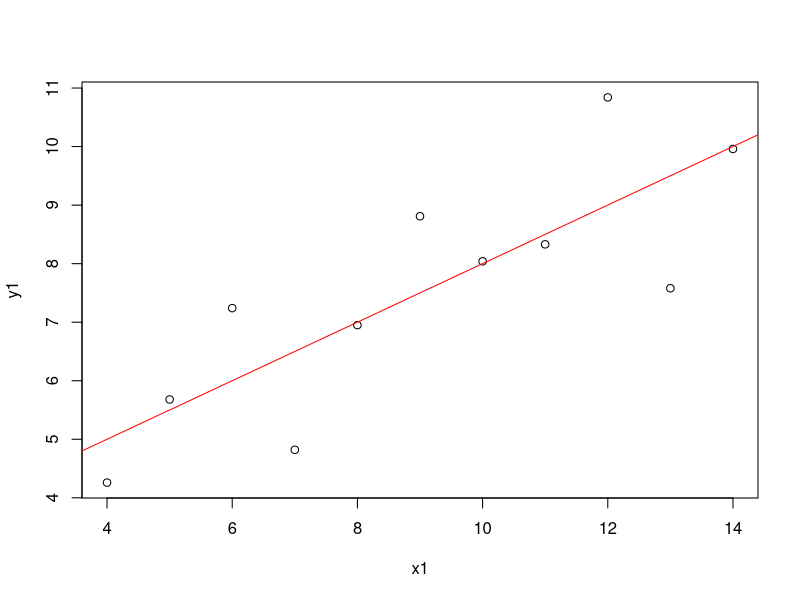

Reproduce this figure in R.
## ---- chunk 1
#使用範例資料
data(anscombe)
#使用資料中x1,y1變數畫出點散布圖
plot(y1 ~ x1, data = anscombe)
#建立回歸模型並assign到lmfit變數中
lmfit <- lm(y1~x1, data=anscombe) 
#在點散佈圖上加上迴歸線
abline(lmfit, col="red")
## ---- chunk 2
#文件查詢
help(package="base")
?base::sum
?sum
help.search("sum")
??sum

#範例演釋
demo()
#使用內建資料集
data()
#看現有變數
ls()
#移除變數
rm()

x = c(1,2,3)
#查看資料型態
class(x)
#查看資料結構
str(x)
## ---- chunk 3
3+8
3-8
3*8
3/8
3^2
11%%2
3<4
2==5
T == TRUE
## ---- chunk 4
a = 3
a <- 3 # ( alt + - )
assign("a",3)

a / 2
a = a / 2
a
## ---- chunk 5
character(5)  ## character vector of length 5
numeric(5)
logical(5)
x = c(1,2,3,7)
y= c(2,3,5,1)
x+y
x*y
x-y
x/y

x = c(1,2,3,7)
x + 10
x + c(10)
x + c(1,2)
x + c(1,2,1,2)

x == c(1,99,3,4)

c(c(1,2,3,4),c(5))

x = c(1,2,3,4,NA)
sum(x)
sum(x, na.rm=T)

height_vec = c(180,169,173)
height_vec
names(height_vec) = c("Brian", "Toby", "Sherry")
height_vec

name_vec = c("Brian", "Toby", "Sherry")
names(height_vec) = name_vec
height_vec > 175
height_vec / 100
height_vec > 175 | height_vec < 170
height_vec < 175 & height_vec > 170

#R 的index從1開始
height_vec[c(1)] #index
height_vec['Brian'] #element name
height_vec[height_vec > 175] #condition (boolean vector)
## ---- chunk 6
h = c(180,169,173)
w = c(73,87,43)
bmi = w / ((h/100)^2)
names(bmi) = c("Brian", "Toby", "Sherry")
bmi < 18.5 | bmi >= 24
bmi[bmi < 18.5 | bmi >= 24]
## ---- chunk 7
1:20
seq(1,20)
20:1
?seq
seq(from=1,to=20,by=2)
seq(from=1,to=20,length=2)

rep(1,5)
?rep
rep(x=c(1,2), times=5)
rep(x=c(1,2), times=c(1,2))
rep(x=c(1,2), each=5)
rep(x=c(1,2), length=5)

paste("the","big","bang","theory")
paste("big","bang",sep="-")
length(paste("the","big","bang","theory"))

paste("big","bang",sep="")
paste("big","bang",sep=";")

paste(c("big","bang"),1:2)
paste(c("big","bang"),1:2,collapse = "+" )
length(paste(c("big","bang"),1:2,collapse = "+" ))
## ---- chunk 8
matrix(1:9, byrow=TRUE, nrow=3)
matrix(1:9, nrow=3)
kevin = c(85,73)
marry = c(72,64)
jerry = c(59,66)
mat = matrix(c(kevin, marry, jerry), nrow=3, byrow= TRUE)
colnames(mat) = c('first', 'second')
rownames(mat) = c('kevin', 'marry', 'jerry')
mat

#取得矩陣維度
dim(mat)
#取得矩陣列數
nrow(mat)
#取得矩陣欄數
ncol(mat)
#矩陣轉置(transpose)
t(mat)

#取第一列
mat[1,]
#取第一行
mat[,1]
#取第一、二列
mat[1:2,]

#取kevin和jerry成績
mat[c('kevin','jerry'),]
#取kevin和jerry成績的第一次考試成績
mat[c('kevin','jerry'),'first']

#取得第一次考試成績不及格的人
mat[mat[,1] < 60,'first']
